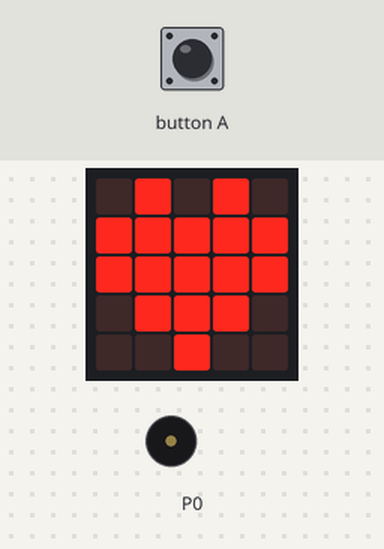
Simulated run of this program. Board: BBC micro:bit (MakeCode). On the bench: the board's 5×5 LED display, buzzer (waves = sounding). Inputs (shaded band) come from the test bench.

Above: at 1.8 s.
1.9 s: button A pressed for 0.15 s
At 2.5 s:
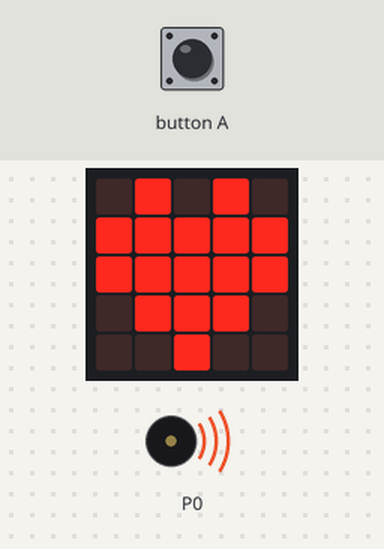
Timing chart, 0 to 8.6 s (numbered marks = the images above; inputs shaded):
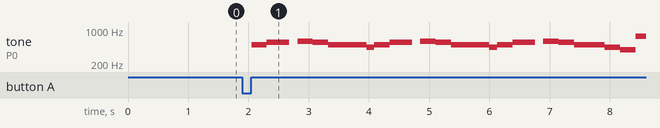

The program:

main.ts
```typescript
input.onButtonPressed(Button.A, function () {
    music.playTone(494, music.beat(BeatFraction.Half))
    music.setTempo(80)
    music.playTone(554, music.beat(BeatFraction.Half))
    music.setTempo(120)
    music.rest(music.beat(BeatFraction.Quarter))
    music.playTone(587, music.beat(BeatFraction.Half))
    music.playTone(554, music.beat(BeatFraction.Half))
    music.playTone(494, music.beat(BeatFraction.Half))
    music.setTempo(80)
    music.playTone(494, music.beat(BeatFraction.Half))
    music.setTempo(120)
    music.playTone(440, music.beat(BeatFraction.Quarter))
    music.playTone(494, music.beat(BeatFraction.Half))
    music.setTempo(80)
    music.playTone(554, music.beat(BeatFraction.Half))
    music.setTempo(120)
    music.rest(music.beat(BeatFraction.Quarter))
    music.playTone(587, music.beat(BeatFraction.Half))
    music.playTone(554, music.beat(BeatFraction.Half))
    music.playTone(494, music.beat(BeatFraction.Half))
    music.setTempo(80)
    music.playTone(494, music.beat(BeatFraction.Half))
    music.setTempo(120)
    music.playTone(440, music.beat(BeatFraction.Quarter))
    music.playTone(494, music.beat(BeatFraction.Half))
    music.setTempo(80)
    music.playTone(554, music.beat(BeatFraction.Half))
    music.setTempo(120)
    music.rest(music.beat(BeatFraction.Quarter))
    music.playTone(587, music.beat(BeatFraction.Half))
    music.playTone(554, music.beat(BeatFraction.Half))
    music.playTone(494, music.beat(BeatFraction.Half))
    music.playTone(494, music.beat(BeatFraction.Half))
    music.playTone(440, music.beat(BeatFraction.Half))
    music.playTone(392, music.beat(BeatFraction.Half))
    music.playTone(740, music.beat(BeatFraction.Half))
    music.playTone(659, music.beat(BeatFraction.Half))
    music.playTone(554, music.beat(BeatFraction.Whole))
    music.playTone(494, music.beat(BeatFraction.Half))
    music.playTone(494, music.beat(BeatFraction.Half))
    music.setTempo(80)
    music.playTone(440, music.beat(BeatFraction.Half))
    music.setTempo(120)
    music.rest(music.beat(BeatFraction.Quarter))
    music.playTone(370, music.beat(BeatFraction.Quarter))
    music.playTone(415, music.beat(BeatFraction.Quarter))
    music.setTempo(80)
    music.playTone(440, music.beat(BeatFraction.Half))
    music.setTempo(120)
    music.playTone(370, music.beat(BeatFraction.Quarter))
    music.playTone(370, music.beat(BeatFraction.Quarter))
    music.playTone(415, music.beat(BeatFraction.Quarter))
    music.playTone(440, music.beat(BeatFraction.Half))
    music.playTone(440, music.beat(BeatFraction.Quarter))
    music.playTone(494, music.beat(BeatFraction.Quarter))
    music.playTone(440, music.beat(BeatFraction.Half))
    music.rest(music.beat(BeatFraction.Half))
    music.playTone(330, music.beat(BeatFraction.Quarter))
    music.playTone(415, music.beat(BeatFraction.Quarter))
    music.setTempo(80)
    music.playTone(440, music.beat(BeatFraction.Half))
    music.setTempo(120)
    music.playTone(330, music.beat(BeatFraction.Quarter))
    music.playTone(330, music.beat(BeatFraction.Quarter))
    music.playTone(415, music.beat(BeatFraction.Quarter))
    music.playTone(440, music.beat(BeatFraction.Half))
    music.playTone(440, music.beat(BeatFraction.Quarter))
    music.playTone(494, music.beat(BeatFraction.Quarter))
    music.playTone(440, music.beat(BeatFraction.Half))
    music.playTone(554, music.beat(BeatFraction.Half))
    music.playTone(494, music.beat(BeatFraction.Quarter))
    music.playTone(494, music.beat(BeatFraction.Half))
    music.playTone(440, music.beat(BeatFraction.Quarter))
    music.setTempo(80)
    music.playTone(440, music.beat(BeatFraction.Half))
    music.setTempo(120)
    music.rest(music.beat(BeatFraction.Quarter))
    music.playTone(440, music.beat(BeatFraction.Half))
    music.playTone(370, music.beat(BeatFraction.Half))
    music.setTempo(80)
    music.playTone(440, music.beat(BeatFraction.Half))
    music.setTempo(120)
    music.rest(music.beat(BeatFraction.Quarter))
    music.playTone(494, music.beat(BeatFraction.Half))
    music.playTone(554, music.beat(BeatFraction.Half))
    music.playTone(494, music.beat(BeatFraction.Double))
    music.rest(music.beat(BeatFraction.Half))
    music.playTone(494, music.beat(BeatFraction.Half))
    music.setTempo(80)
    music.playTone(554, music.beat(BeatFraction.Half))
    music.setTempo(120)
    music.rest(music.beat(BeatFraction.Quarter))
    music.playTone(587, music.beat(BeatFraction.Half))
    music.playTone(554, music.beat(BeatFraction.Half))
    music.playTone(494, music.beat(BeatFraction.Half))
    music.setTempo(80)
    music.playTone(494, music.beat(BeatFraction.Half))
    music.setTempo(120)
    music.playTone(440, music.beat(BeatFraction.Quarter))
    music.playTone(494, music.beat(BeatFraction.Half))
    music.setTempo(80)
    music.playTone(554, music.beat(BeatFraction.Half))
    music.setTempo(120)
    music.rest(music.beat(BeatFraction.Quarter))
    music.playTone(587, music.beat(BeatFraction.Half))
    music.playTone(554, music.beat(BeatFraction.Half))
    music.playTone(494, music.beat(BeatFraction.Half))
    music.setTempo(80)
    music.playTone(494, music.beat(BeatFraction.Half))
    music.setTempo(120)
    music.playTone(440, music.beat(BeatFraction.Quarter))
    music.playTone(494, music.beat(BeatFraction.Half))
    music.setTempo(80)
    music.playTone(554, music.beat(BeatFraction.Half))
    music.setTempo(120)
    music.rest(music.beat(BeatFraction.Quarter))
    music.playTone(587, music.beat(BeatFraction.Half))
    music.playTone(554, music.beat(BeatFraction.Half))
    music.playTone(494, music.beat(BeatFraction.Half))
    music.playTone(494, music.beat(BeatFraction.Half))
    music.playTone(440, music.beat(BeatFraction.Half))
    music.playTone(392, music.beat(BeatFraction.Half))
    music.playTone(740, music.beat(BeatFraction.Half))
    music.playTone(659, music.beat(BeatFraction.Half))
    music.playTone(554, music.beat(BeatFraction.Whole))
    music.playTone(494, music.beat(BeatFraction.Half))
    music.playTone(494, music.beat(BeatFraction.Half))
    music.setTempo(80)
    music.playTone(440, music.beat(BeatFraction.Half))
    music.setTempo(120)
    music.rest(music.beat(BeatFraction.Quarter))
    music.playTone(370, music.beat(BeatFraction.Quarter))
    music.playTone(415, music.beat(BeatFraction.Quarter))
    music.setTempo(80)
    music.playTone(440, music.beat(BeatFraction.Half))
    music.setTempo(120)
    music.playTone(370, music.beat(BeatFraction.Quarter))
    music.playTone(370, music.beat(BeatFraction.Quarter))
    music.playTone(415, music.beat(BeatFraction.Quarter))
    music.playTone(440, music.beat(BeatFraction.Half))
    music.playTone(440, music.beat(BeatFraction.Quarter))
    music.playTone(494, music.beat(BeatFraction.Quarter))
    music.playTone(440, music.beat(BeatFraction.Half))
    music.rest(music.beat(BeatFraction.Half))
    music.playTone(330, music.beat(BeatFraction.Quarter))
    music.playTone(415, music.beat(BeatFraction.Quarter))
    music.setTempo(80)
    music.playTone(440, music.beat(BeatFraction.Half))
    music.setTempo(120)
    music.playTone(330, music.beat(BeatFraction.Quarter))
    music.playTone(330, music.beat(BeatFraction.Quarter))
    music.playTone(415, music.beat(BeatFraction.Quarter))
    music.playTone(440, music.beat(BeatFraction.Half))
    music.playTone(440, music.beat(BeatFraction.Quarter))
    music.playTone(494, music.beat(BeatFraction.Quarter))
    music.playTone(440, music.beat(BeatFraction.Half))
    music.playTone(554, music.beat(BeatFraction.Half))
    music.playTone(494, music.beat(BeatFraction.Quarter))
    music.playTone(494, music.beat(BeatFraction.Half))
    music.playTone(440, music.beat(BeatFraction.Quarter))
    music.setTempo(80)
    music.playTone(440, music.beat(BeatFraction.Half))
    music.setTempo(120)
    music.rest(music.beat(BeatFraction.Quarter))
    music.playTone(440, music.beat(BeatFraction.Half))
    music.playTone(370, music.beat(BeatFraction.Half))
    music.setTempo(80)
    music.playTone(440, music.beat(BeatFraction.Half))
    music.setTempo(120)
    music.rest(music.beat(BeatFraction.Quarter))
    music.playTone(494, music.beat(BeatFraction.Half))
    music.playTone(554, music.beat(BeatFraction.Half))
    music.setTempo(80)
    music.playTone(494, music.beat(BeatFraction.Whole))
    music.setTempo(120)
    music.rest(music.beat(BeatFraction.Half))
    music.playTone(330, music.beat(BeatFraction.Half))
    music.playTone(587, music.beat(BeatFraction.Half))
    music.playTone(554, music.beat(BeatFraction.Quarter))
    music.playTone(554, music.beat(BeatFraction.Half))
    music.playTone(440, music.beat(BeatFraction.Quarter))
    music.setTempo(80)
    music.playTone(440, music.beat(BeatFraction.Half))
    music.setTempo(120)
    music.rest(music.beat(BeatFraction.Quarter))
    music.playTone(440, music.beat(BeatFraction.Half))
    music.playTone(370, music.beat(BeatFraction.Half))
    music.playTone(440, music.beat(BeatFraction.Double))
})
basic.showIcon(IconNames.Heart)
basic.forever(function () {
    music.setTempo(120)
})
```

test.ts
```typescript
// 테스트는 여기로 이동합니다; 이 패키지가 확장으로 사용될 때 컴파일되지 않을 것 입니다.
```

Measured:
- after the input at 1.9 s, tone on P0: plays 494 Hz for 0.26 s, 554 Hz for 0.38 s, 587 Hz for 0.26 s, 554 Hz for 0.26 s, 494 Hz for 0.64 s, 440 Hz for 0.13 s … (20 notes in this stretch), starting after 0.15 s
